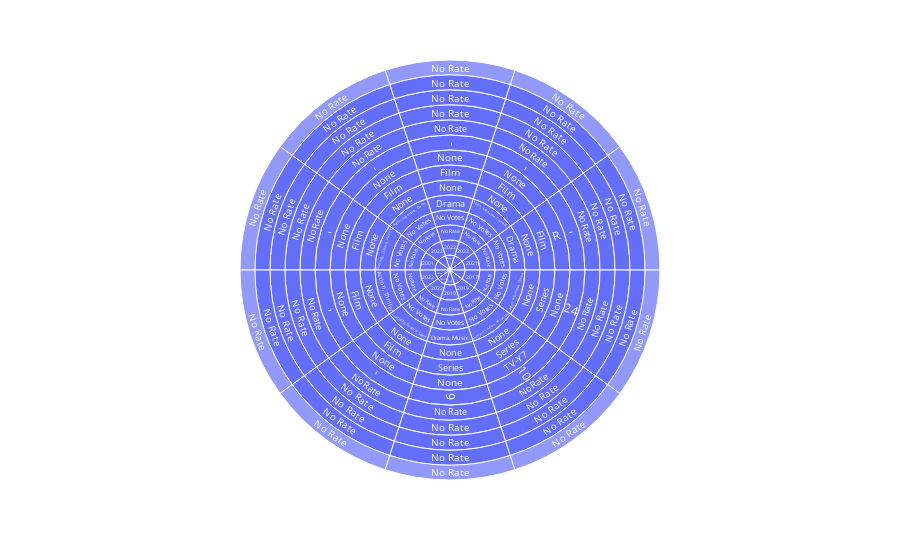

The code cell stored with this chart in its notebook:
### Code cell
temp1 = (data.sort_values(by=['Rate'],ascending=False)).head(10)
fig = px.sunburst(temp1,path=[i for i in temp1.columns],color='Rate') 
fig.show()

### Figure 1 — Plotly figure (JSON) as saved in the notebook; plotly's stock layout.template omitted (floating-point values rounded to 4 significant figures; data arrays with more than 128 entries replaced by an {"elided": "..."} marker saying what was removed)
{"data": [{"branchvalues": "total", "customdata": {"elided": "140x1 str values"}, "domain": {"x": [0, 1], "y": [0, 1]}, "hovertemplate": "labels=%{label}<br>count=%{value}<br>parent=%{parent}<br>id=%{id}<br>Rate=%{customdata[0]}<extra></extra>", "ids": {"elided": "140 str values"}, "labels": {"elided": "140 str values"}, "marker": {"colors": {"elided": "140 str values"}}, "name": "", "parents": {"elided": "140 str values"}, "type": "sunburst", "values": {"elided": "140 int values"}}], "layout": {"legend": {"tracegroupgap": 0}, "margin": {"t": 60}}}
